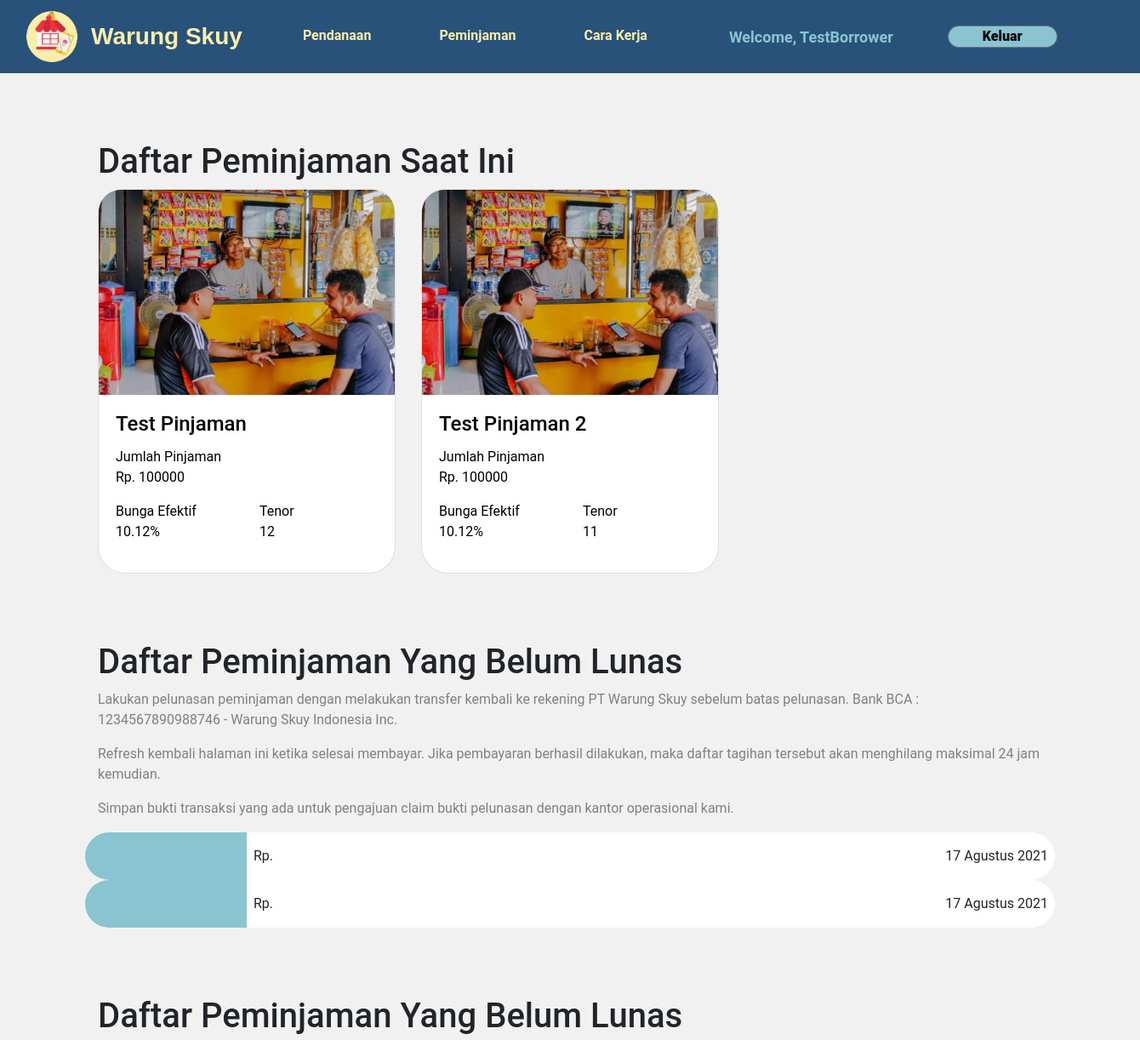
/pinjaman (signed in, upper part), run on an earlier commit of the app's database.
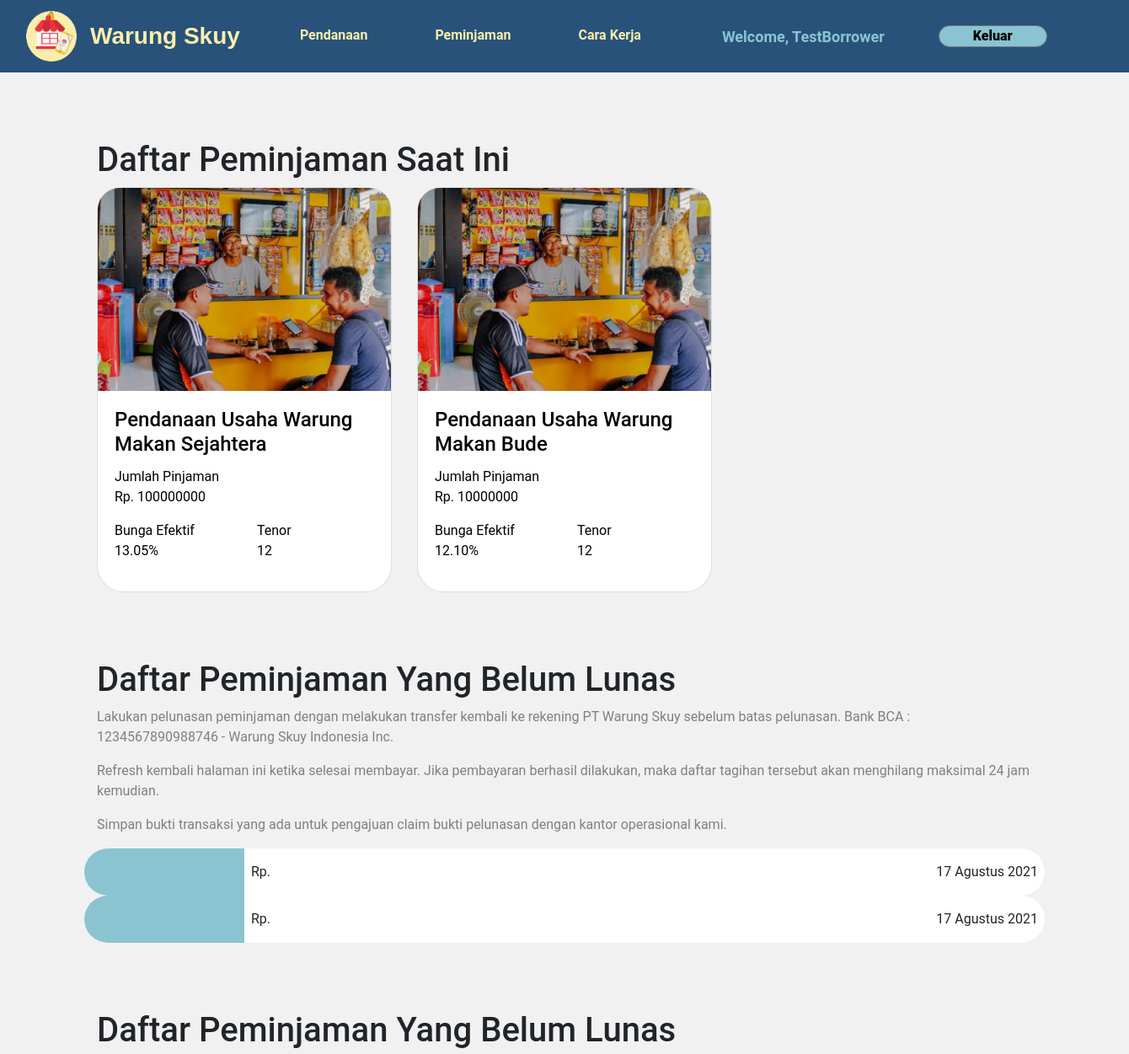
And on a later commit of the database.
### warungskuy/models.py (models this page shows, shortened)
class Loan(db.Model):
    id = db.Column(db.String(length=32), primary_key=True, default=str(uuid.uuid4()))
    title = db.Column(db.String(length=75))
    tenor = db.Column(db.Integer)
    start_loan = db.Column(db.Date)
    end_loan = db.Column(db.Date)
    nominal = db.Column(db.Integer)
    interest = db.Column(db.Numeric(10, 2))
    loan_reason = db.Column(db.String(length=500))
    business_desc = db.Column(db.String(length=500))
    location = db.Column(db.String(length=100))
    start_year = db.Column(db.Integer)
    business_address = db.Column(db.String(length=150))
    gross_income = db.Column(db.Integer)
    net_income = db.Column(db.Integer)
    modal = db.Column(db.Integer)
    created_at = db.Column(db.DateTime(timezone=True), server_default=func.now())
    borrower = db.Column(db.String(length=32), db.ForeignKey('borrower.id'))
    lendingTr = db.relationship('LendingTransaction', backref='lended_loan', lazy=True)

### warungskuy/routes.py (the view)
@app.route('/pinjaman')
def pinjaman_main_page():
    if current_user.is_authenticated:
        items_pinjaman_user = Loan.query\
            .filter(Loan.borrower == current_user.id)
        count_items_pinjaman_user = Loan.query\
            .join(LendingTransaction, Loan.id == LendingTransaction.loan_id)\
            .filter(Loan.borrower == current_user.id)\
            .count()
        return render_template('pinjaman/main.html', itemsPinjamanUser=items_pinjaman_user,
                               countItemsPinjamanUser=count_items_pinjaman_user)
    else:
        return render_template('pinjaman/main.html')

### warungskuy/models.py (called while the page is built)
@login_manager.user_loader
def load_user(user_id):
    lender = Lender.query.get(user_id)
    borrower = Borrower.query.get(user_id)
    if(lender):
        return lender
    else:
        return borrower

### warungskuy/templates/pinjaman/main.html (shortened to what this page needs)
{% extends 'base.html' %} {% block css %}
<link rel="stylesheet" href="{{base_path_css}}/css/common/banner.css" />
<link rel="stylesheet" href="{{base_path_css}}/css/main.css" />
{% endblock %} {% block title %} Pinjaman Page {% endblock %} {% block content
%} {% if current_user.is_authenticated %}
<section class="pendanaan container">
  <h1>Daftar Peminjaman Saat Ini</h1>
  <div class="row">
    {% if countItemsPinjamanUser > 0 %} {% for item in itemsPinjamanUser %}
    <div class="col-4">
      <div class="card">
        <a href="{{ url_for('pinjaman_pengajuan_page') }}">
          <img
            class="card-img-top"
            src="{{base_path_css}}/assets/images/pages/pendanaan/Card-img.png"
            alt="Card image cap"
          />
          <div class="card-body">
            <h5 class="card-title">{{item.title}}</h5>
            <div class="card-text">
              <div>
                <p class="card-text-sub">Jumlah Pinjaman</p>
                <p>Rp. {{item.nominal}}</p>
              </div>
              <div class="row">
                <div class="col">
                  <p class="card-text-sub">Bunga Efektif</p>
                  <p>{{item.interest}}%</p>
                </div>
                <div class="col">
                  <p class="card-text-sub">Tenor</p>
                  <p>{{item.tenor}}</p>
                </div>
              </div>
            </div>
          </div>
        </a>
      </div>
    </div>
    {% endfor %} {% else %}
    <div class="d-flex justify-content-center align-items-center">
      <p class="pendanaan-none text-center">
        Anda Tidak Memiliki Peminjaman Saat Ini
      </p>
    </div>
    {% endif %}
  </div>
</section>
<section class="pendanaan container">
  <h1>Daftar Peminjaman Yang Belum Lunas</h1>
  <div class="d-flex justify-content-center align-items-center">
    <div class="pendanaan-none">
      <p>
        Lakukan pelunasan peminjaman dengan melakukan transfer kembali ke
        rekening PT Warung Skuy sebelum batas pelunasan. Bank BCA :
        1234567890988746 - Warung Skuy Indonesia Inc.
      </p>
      <p>
        Refresh kembali halaman ini ketika selesai membayar. Jika pembayaran
        berhasil dilakukan, maka daftar tagihan tersebut akan menghilang
        maksimal 24 jam kemudian.
      </p>
      <p>
        Simpan bukti transaksi yang ada untuk pengajuan claim bukti pelunasan
        dengan kantor operasional kami.
      </p>
    </div>
  </div>
  <div>
    {% if countItemsPinjamanUser > 0 %} {% for item in itemsPinjamanUser %}
    <div class="eclipse-pill row">
      <div class="content col-2 number text-center">{{item.loan_id}}</div>
      <div class="content pl-2 col-7">Rp. {{item.lending_amount}}</div>
      <div class="content pr-2 col-3 text-right">17 Agustus 2021</div>
    </div>
    {% endfor %} {% else %}
    <div class="col d-flex justify-content-center">
      Tidak ada pinjaman yang tersedia
    </div>
    {% endif %}
  </div>
</section>
<section class="pendanaan container">
  <h1>Daftar Peminjaman Yang Belum Lunas</h1>
</section>
{% endif %} {% endblock %}

What changed in the data, as far as the page shows it:
removed Loan: title "Test Pinjaman", nominal "100000", interest "10.12", tenor "12"
removed Loan: title "Test Pinjaman 2", nominal "100000", interest "10.12", tenor "11"
added Loan: title "Pendanaan Usaha Warung Makan Sejahtera", nominal "100000000", interest "13.05", tenor "12"
added Loan: title "Pendanaan Usaha Warung Makan Bude", nominal "10000000", interest "12.10", tenor "12"
